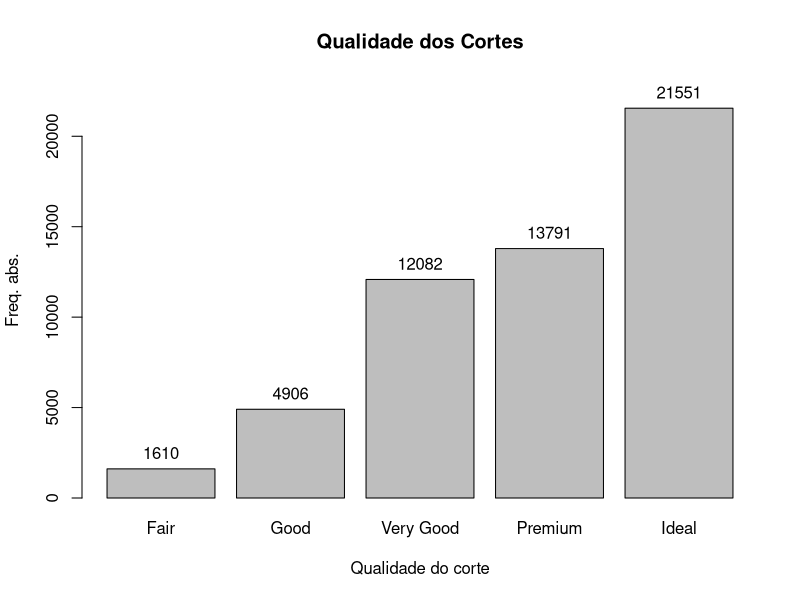
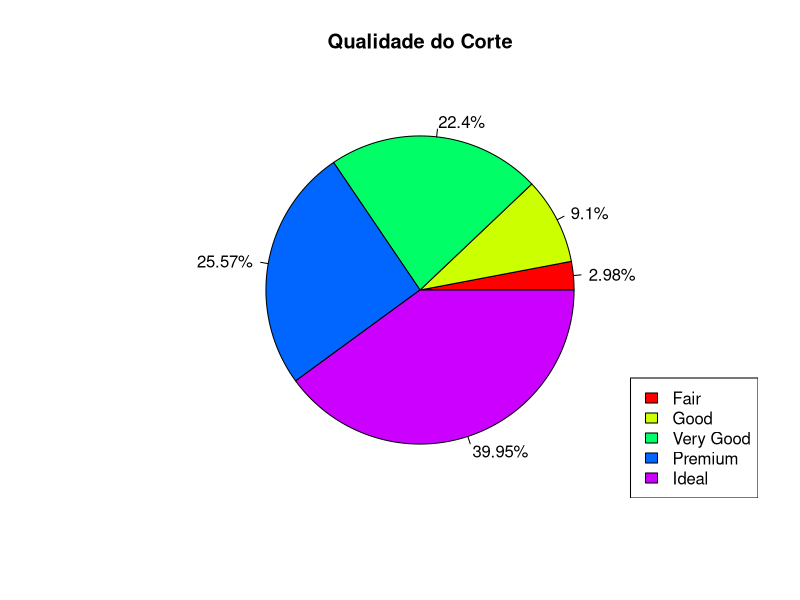
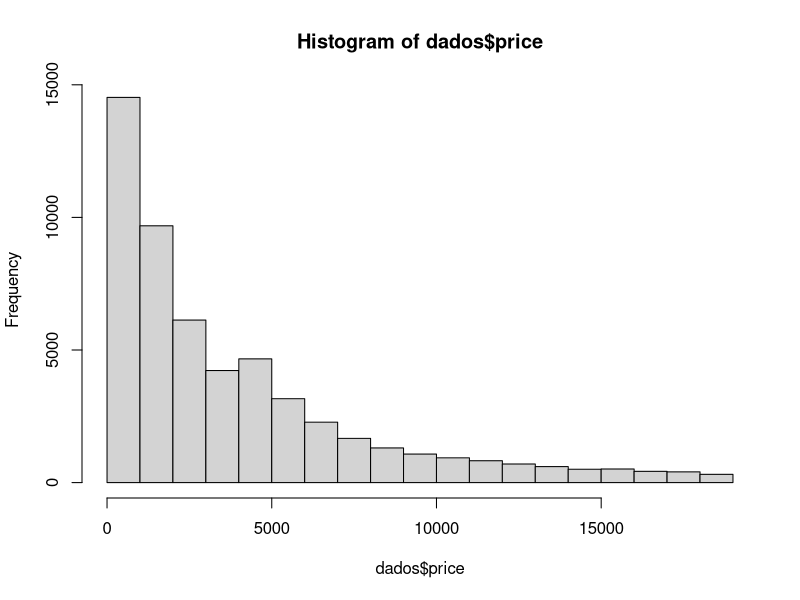
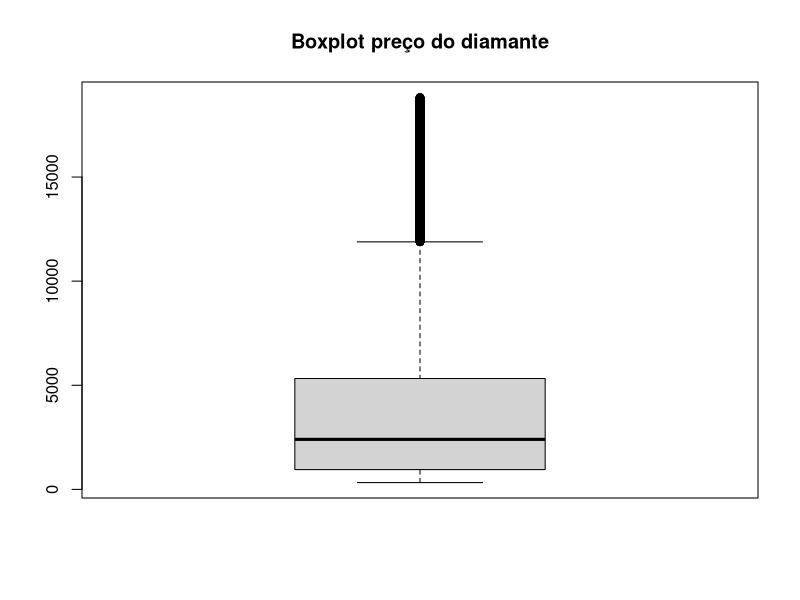

R code for these plots, in order:
## ---- chunk 1
knitr::opts_chunk$set(warning = FALSE, message = FALSE)
## ---- chunk 2
# install.packages("ggplot2")
require("ggplot2")

dados <- diamonds
# View(dados)
str(dados)
## ---- chunk 3
summary(dados)
## ---- chunk 4
freq_abs <- table(dados$cut)
freq_rel <- round(prop.table(freq_abs) * 100, 2)

gbarras <- barplot(freq_abs, xlab = "Qualidade do corte", ylab = "Freq. abs.", main = "Qualidade dos Cortes", ylim = c(0, 23000))

text(gbarras, y = freq_abs + 900, labels = as.character(freq_abs))

pie(freq_abs, labels = paste0(freq_rel, "%"), col = rainbow(length(freq_abs)), main = "Qualidade do Corte")
legend("bottomright", levels(dados$cut), fill = rainbow(length(freq_abs)))
## ---- chunk 5
mean(dados$price)
median(dados$price)
quantile(dados$price)
var(dados$price)
sd(dados$price)

hist(dados$price)
boxplot(dados$price)
title("Boxplot preço do diamante")
